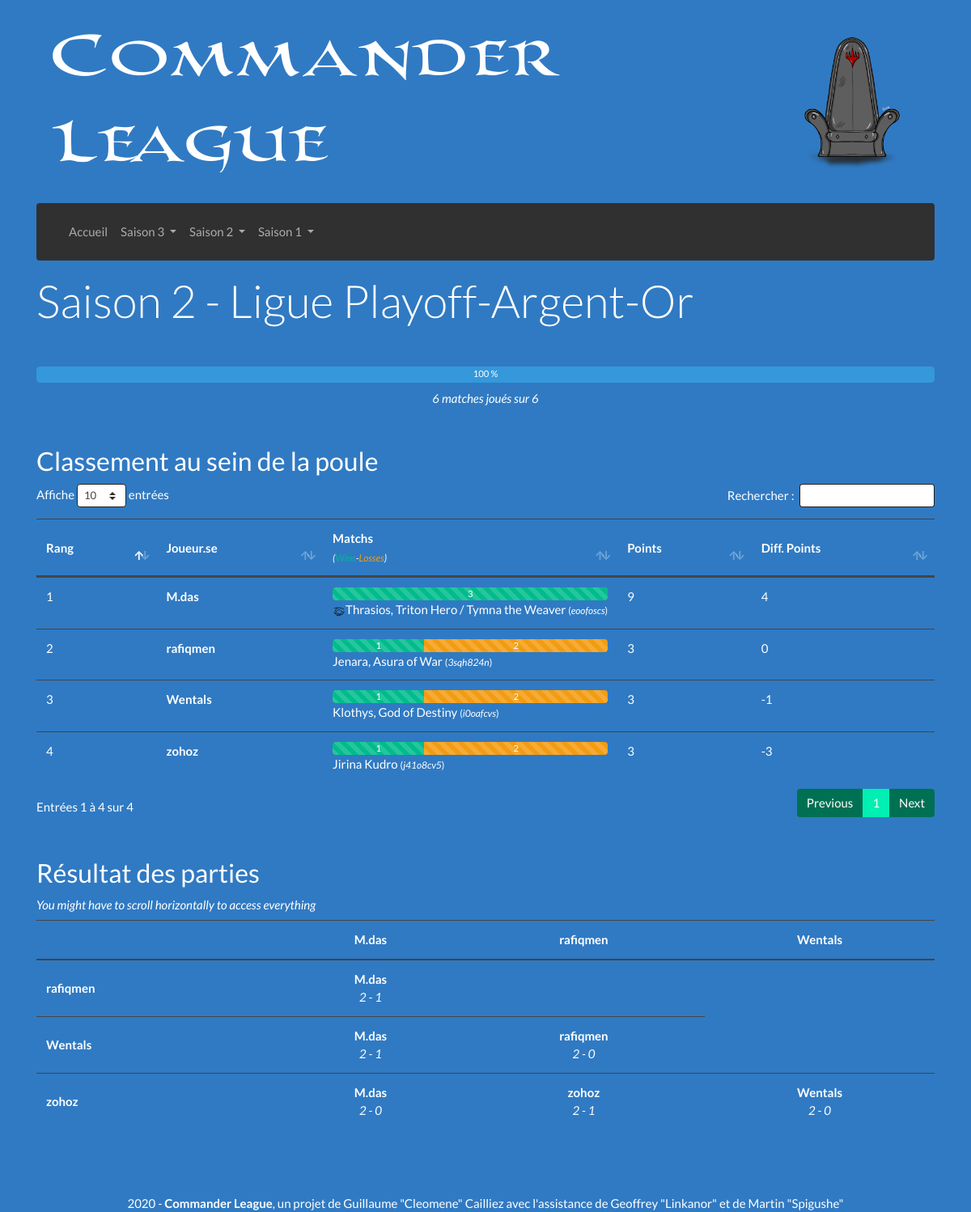
The page /Saison-2/Ligue-Playoff-Argent-Or on the database its author committed.
### tables this page shows
CREATE TABLE "participants" (
	"id_discord"	TEXT,
	"pseudo"	TEXT NOT NULL,
	"nom_role"	TEXT NOT NULL,
	PRIMARY KEY("id_discord")
);

CREATE TABLE "decks" (
	"id_deck"	INTEGER PRIMARY KEY AUTOINCREMENT,
	"id_discord"	TEXT NOT NULL,
	"est_joue"	INTEGER NOT NULL,
	"cle_MV"	INTEGER NOT NULL,
	"hash"	TEXT NOT NULL,
	"liste"	TEXT NOT NULL,
	"general"	TEXT NOT NULL
);

### Afficher/Elements/Vue/Vue_Poule.php (called while the page is built)
<?php
function Affichage ($helper) {
	$affichage  = progressLigue($helper);
	$affichage .= afficherTableauClassement($helper);
	$affichage .= afficherTableauResultats($helper);
	return $affichage;
}

### Afficher/Controleur.php (called while the page is built)
<?php
function getContenu ()
{
	if (isset($_GET['saison']) && isset($_GET['ligue']))
	{
		if (preg_match("/Placement/", $_GET['ligue']))
		{
			require_once('Afficher/Pages/Placement/Controleur.php');
		}
		else if (preg_match("/Playoff/", $_GET['ligue']))
		{
			require_once('Afficher/Pages/Playoff/Controleur.php');
		}
		else
		{
			require_once('Afficher/Pages/Ligue/Controleur.php');
		}
	}
	else
	{
		require_once('Afficher/Elements/Saison.php');
	}
	return Affichage($helper);
}
require_once('Afficher/Vue.php');

### Afficher/Vue.php (called while the page is built)
<?php
$contenu = getContenu();
require_once('Afficher/Elements/Gabarit.php');

### index.php (called while the page is built, shortened)
<?php
require_once('Controleur.php');

### Afficher/Elements/Barres/BarreJoueur.php (called while the page is built)
<?php
require_once("Afficher/Elements/Barres/Vue_BarreJoueur.php");
function afficherBarreJoueur ($helper, $pseudo) {
	$nombreJoueurs = $helper['infos']['nbDecks'];
	$nombreMatches = $nombreJoueurs - 1;
	$widthMatch = round(100/$nombreMatches,2);
	$victoires = $helper[$pseudo]['victoires'];
	$defaites  = $helper[$pseudo]['defaites'];
	return barreJoueur($victoires , $defaites , $widthMatch);
}
?>

### Modele.php (called while the page is built, shortened)
<?php
function getBdd() {
	$bdd = new PDO("sqlite:BD/database.sqlite");
	    $bdd->setAttribute(PDO::ATTR_DEFAULT_FETCH_MODE, PDO::FETCH_ASSOC);
	    $bdd->setAttribute(PDO::ATTR_ERRMODE, PDO::ERRMODE_EXCEPTION);
	$bdd->query($_SESSION['dicoTables']['tableParticipants']);
	$bdd->query($_SESSION['dicoTables']['tableRoles']);
	$bdd->query($_SESSION['dicoTables']['tableDecks']);
	$bdd->query($_SESSION['dicoTables']['tableResultats']);
	$bdd->query($_SESSION['dicoTables']['tableLigues']);
	return $bdd;
}
function executerRequete($sql, $params = null) {
	if ($params == null) {
		$resultat = getBdd()->query($sql);
	} else {
		$resultat = getBdd()->prepare($sql);
		$resultat->execute($params);
	}
	return $resultat;
}

### Afficher/Elements/Resultats/Details.php (called while the page is built, shortened)
<?php
$helper = array();
$sql = "SELECT liste_decks FROM ligues
		WHERE num_saison = :s AND nom_ligue = :l;";
$helper['infos']['saison'] = $_GET['saison'];
$helper['infos']['ligue']  = preg_split("/-/",$_GET['ligue'])[0];
$donnees = array(
	':l' => $_GET['ligue'],
	':s' => $helper['infos']['saison'],
);
$requete = executerRequete($sql,$donnees);
$resultat = $requete->fetch()['liste_decks'];
$_liste = preg_split('/, /i',$resultat);
$helper['infos']['decks'] = $_liste;
$_nbDecks = count($helper['infos']['decks']);
$helper['infos']['nbDecks'] = $_nbDecks;
$helper['infos']['max'] = $_nbDecks * ($_nbDecks - 1) / 2;
$helper['infos']['joues'] = 0;
$sql = "SELECT * FROM participants p
		JOIN decks d ON p.id_discord = d.id_discord
		WHERE d.id_deck = :id;";
for ($i = 0; $i < count($helper['infos']['decks']); $i++) {
	$requete = executerRequete($sql,array(':id'=>$helper['infos']['decks'][$i]));
	$resultat = $requete->fetch();
	$helper['infos']['pseudo'][] = $resultat['pseudo'];
	$helper['infos']['id_discord'][] = $resultat['id_discord'];
	$helper[$resultat['id_deck']] = array(
		'pseudo'		=> $resultat['pseudo'],
		'id_discord'	=> $resultat['id_discord'],
		'id_deck'		=> $resultat['id_deck'],
		'liste'			=> $resultat['liste'],
		'general'		=> $resultat['general'],
		'hash'			=> $resultat['hash'],
		'parties'		=> array(),
		'victoires'		=> 0,
		'defaites'		=> 0,
		'tiebreakers'	=> array(
			'matchPoints'			=> 0,
			'gamePoints'			=> 0,
			'gamePlayed'			=> 0,
			'diffPoints'			=> 0,
			'matchWinPercentage'	=> 0,
			'gameWinPercentage'		=> 0,
			'o_matchWinPercentage'	=> 0,
			'o_gameWinPercentage'	=> 0,
		),
	);
}

### Afficher/Pages/Playoff/Controleur.php (called while the page is built)
<?php
require_once('Afficher/Elements/Modele.php');
require_once('Afficher/Pages/Playoff/Modele.php');
if (preg_match("/-/",$_GET['ligue'])) {
	require_once("Afficher/Elements/Resultats/Details.php");
	require_once("Afficher/Elements/Vue/Vue_Poule.php");
} else {
	require_once("Afficher/Elements/Resultats/Placement.php");
	require_once("Afficher/Elements/Vue/Vue_Placement.php");
}

### Afficher/Pages/Playoff/Modele.php (called while the page is built, shortened)
<?php
function afficheGeneral ($texte) {
	$contraintes = "";
	if (preg_match('/\//i',$texte)) $contraintes .= "P";
	if ($contraintes == "") return $texte;
	if (preg_match('/p/i',$contraintes)) {
		$liste_partners = (preg_match('/c/i',$contraintes)) ? preg_split('/\(/',$texte)[0] : $texte;
		$partenaires = array(
			preg_split('/\/\//i',$liste_partners)[0],
			preg_split('/\/\//i',$liste_partners)[1]
		);
		$retour = imagePartenaires() . $partenaires[0] . " / " . $partenaires[1];
	}
	return $retour;
}

### Afficher/Elements/Tableaux/Vue_TableauClassement.php (the view)
<?php
function tableauClassement ($helper) {
	ob_start(); ?>
	<div class="table-responsive text-nowrap">
	<table id="tableClassement" class="table table-hover" aria-describedby="tableClassement">
		<thead>
			<tr>
				<th scope="col" class="sorting align-middle" aria-controls="tableClassement">Rang</th>
				<th scope="col" class="align-middle">Joueur.se</th>
				<th scope="col" class="align-middle col-2">
					Matchs<br>
					<i><small>(<span class="text-success">Wins</span>-<span class="text-warning">Losses</span>)</small></i>
				</th>
				<th scope="col" class="align-middle">Points</th>
				<th scope="col" class="align-middle">Diff. Points</th>
			</tr>
		</thead>
		<tbody>
			<?php
			for ($i = 0; $i < count($helper['infos']['pseudo']); $i++) {
				$cle = $helper['infos']['pseudo'][$i];
			?>
			<tr>
				<td scope="row">
					<?= $helper['infos']['classement'][$cle] ?>
				</td>
				<td>
					<strong><?= $cle ?></strong>
				</td>
				<td>
					<?= afficherBarreJoueur($helper,$cle) ?>
					<?= afficheGeneral($helper[$cle]['general']) ?>
						<small>(<i><?= $helper[$cle]['hash'] ?></i>)</small>
				</td>
				<td>
					<?= $helper[$cle]['tiebreakers']['matchPoints'] ?>
				</td>
				<td>
					<?= $helper[$cle]['tiebreakers']['diffPoints'] ?>
				</td>
			</tr>
			<?php
			}
			?>
		</tbody>
	</table>
	</div>
	<?php return ob_get_clean();
}

### Afficher/Elements/Barres/Vue_BarreJoueur.php
<?php
function barreJoueur($victoires , $defaites , $widthMatch) {
	ob_start(); ?>
	<div class="progress">
		<div class="progress-bar progress-bar-striped bg-success" role="progressbar"
			style="width:<?= round($victoires*$widthMatch,2) ?>%"><?= $victoires ?></div>
		<div class="progress-bar progress-bar-striped bg-warning" role="progressbar"
			style="width:<?= round($defaites*$widthMatch,2) ?>%"><?= $defaites ?></div>
	</div>
	<?php return ob_get_clean();
}

### Afficher/Elements/Tableaux/TableauResultats.php
<?php
require_once('Afficher/Elements/Tableaux/Vue_TableauResultats.php');
function AfficherTableauResultats ($helper) {
	$retour  = "<h3 class='mt-3'>Résultat des parties</h3>";
	$retour .= "<p class='mb-2'><i>You might have to scroll horizontally to access everything</i></p>";
	$retour .=  tableauResultats($helper);
	$retour .= "<div class='my-5'></div>";
	return $retour;
}
function afficheResultat ($helper, $pseudo1, $pseudo2) {
	if (isset($helper[$pseudo1]['parties'][$pseudo2])) {
		$vainqueur = $helper[$pseudo1]['parties'][$pseudo2]['w_pseudo'];
		if ($vainqueur != $pseudo1) {
			$pseudo2 = $pseudo1;
			$pseudo1 = $vainqueur;
		}
		$resultat = $helper[$pseudo1]['parties'][$pseudo2]['string'];
		return "<strong>$vainqueur</strong><br><i>$resultat</i>";
	}
	return "<i>Partie à jouer</i>";
}

### Afficher/Elements/Tableaux/Vue_TableauResultats.php
<?php
function tableauResultats ($helper) {
	ob_start(); ?>
	<div class="table-responsive mb-5">
	<table id="tableMatches" class="table table-hover" aria-describedby="tableMatches">
		<thead>
			<tr>
				<th scope="col" class="sorting" aria-controls="tableMatches"></th>
			<?php
			for ($i = 0; $i < (count($helper['infos']['pseudo'])-1); $i++) {
				$cle = $helper['infos']['pseudo'][$i];
				?>
				<th scope="col" class="text-center"><?= $cle ?></th>
				<?php
				}
			?>
			</tr>
		</thead>
		<tbody>
		<?php
		for ($i = 1; $i < count($helper['infos']['pseudo']); $i++) {
			$cle = $helper['infos']['pseudo'][$i];
			?>
			<tr>
				<td scope="row" class="align-middle">
					<strong><?= $cle ?></strong>
				</td>
				<?php for ($j = 0; $j < $i; $j++) : ?>
					<td class='align-middle text-center'>
						<?= afficheResultat($helper,$cle,$helper['infos']['pseudo'][$j]) ?>
					</td>
				<?php endfor; ?>
			</tr>
			<?php
		}
		?>
		</tbody>
	</table>
	</div>
	<?php return ob_get_clean();
}

### Afficher/CSS/overriding.css (style rules this page uses)
body { background-image: url('/Afficher/CSS/Images/Background.png'); background-color: #307AC3; background-size: 100%; }

### rows shown on the page
participants: decks.general "Thrasios, Triton Hero / Tymna the Weaver", decks.hash "eoofoscs", pseudo "M.das", pseudo "2 - 1", pseudo "2 - 0"
participants: decks.general "Jenara, Asura of War", decks.hash "3sqh824n", pseudo "rafiqmen", pseudo "2 - 0"
participants: decks.est_joue "1", decks.general "Klothys, God of Destiny", decks.hash "i0oafcvs"
participants: decks.est_joue "1", decks.general "Jirina Kudro", decks.hash "j41o8cv5", pseudo "zohoz"

### other values the page prints
$_GET['saison'] "2"
$_GET['ligue'] "Playoff-Argent-Or"
$status "100"
$played "6"
$max "6"
$helper['infos']['classement'][$cle] "1"
$cle "M.das"
$victoires "3"
$helper[$cle]['tiebreakers']['matchPoints'] "9"
$helper[$cle]['tiebreakers']['diffPoints'] "4"
$helper['infos']['classement'][$cle] "2"
$cle "rafiqmen"
$victoires "1"
$helper[$cle]['tiebreakers']['matchPoints'] "3"
$helper[$cle]['tiebreakers']['diffPoints'] "0"
